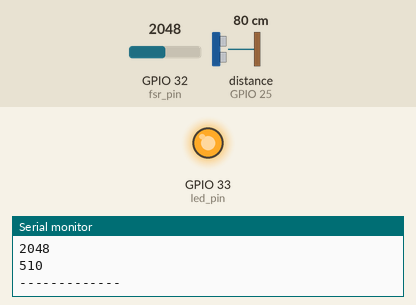
A sketch run on a simulated ESP32. Parts: output pins drawn as LEDs (lit = HIGH), the last lines printed to the serial monitor. Wiring (inferred from the names in the program): ultrasonic range finder: trigger GPIO 26; echo GPIO 25. Dashed ring = blinking. The test bench sets the inputs (shaded band); at power-on: distance to the obstacle (sensor on GPIO 25) 80 cm, GPIO 32 (fsr_pin) = 2048. The echo pulse lasts 58.3 µs per cm; pins used as bus, display or sensor lines are not drawn.

Above: at 1.2 s.
1.3 s: distance to the obstacle (sensor on GPIO 25) set to 23 cm
3.5 s: distance to the obstacle (sensor on GPIO 25) set to 19 cm
At 5.1 s:
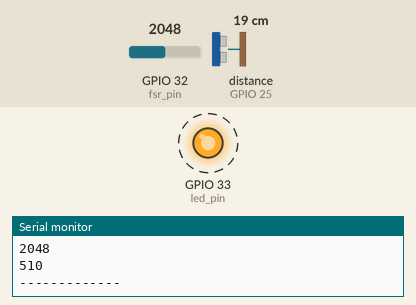
6.5 s: GPIO 32 (fsr_pin) set to 491
12.5 s: distance to the obstacle (sensor on GPIO 25) set to 35 cm
At 13.9 s:
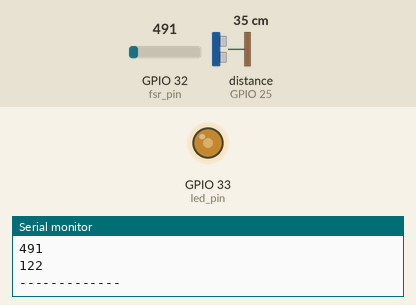
14.7 s: distance to the obstacle (sensor on GPIO 25) set to 2 cm
At 15.86 s:
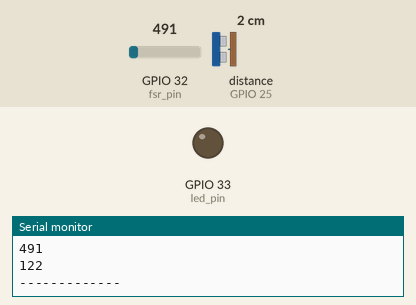
Timing chart, 0 to 18.7 s (numbered marks = the images above; inputs shaded):
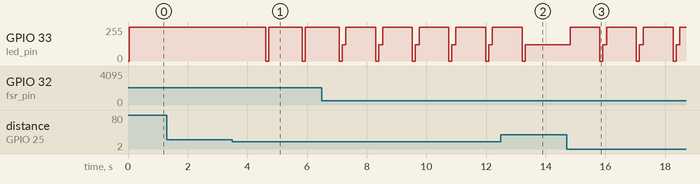

The sketch:

sketch_dec19a.ino
```cpp
//壓力感測器
#define led_pin 33
#define fsr_pin 32

//rfid
#include <SPI.h>
#include <MFRC522.h>
#define RST_PIN      22       // 讀卡機的重置腳位
#define SS_PIN       21        // 晶片選擇腳位
MFRC522 mfrc522(SS_PIN, RST_PIN);  // 建立MFRC522物件

//超距感測器
const int trigPin = 26; // The pin to which the TRIG is connected
const int echoPin = 25 ; // The pin to which the ECHO is connected
const int ledOnTime = 1000; // The time that the LED stays on, after detecting the motion (in milliseconds, 1000ms = 1s)
const int trigDistance = 20; // The distance (and lower than it) at which the sensor is triggered (in centimeters)
int duration;
int distance;

void setup()
{
  //壓力感測器
  Serial.begin(115200);
  pinMode(led_pin, OUTPUT);
  ledcSetup(0,5000,8);
  ledcAttachPin(led_pin,0);

  //rfid
  Serial.begin(9600);
  Serial.println("RFID reader is ready!");
  SPI.begin();
  mfrc522.PCD_Init();   //初始化

 //超距感測器
  pinMode(trigPin, OUTPUT);
  pinMode(echoPin, INPUT);
}

void loop()
{
  //壓力感測器
  int fsr_value = analogRead(fsr_pin); // 讀取FSR
  int led_value = map(fsr_value, 0, 1023, 0, 255); // 從0~1023映射到0~255
  ledcWrite(0, led_value); // 改變LED亮度
  Serial.println(fsr_value);
  Serial.println(led_value);
  Serial.println("-------------");
  delay(100);

  //rfid 確認是否有新卡片
    if (mfrc522.PICC_IsNewCardPresent() && mfrc522.PICC_ReadCardSerial()) {
      byte *id = mfrc522.uid.uidByte;   // 取得卡片的UID
      byte idSize = mfrc522.uid.size;   // 取得UID的長度

      Serial.print("PICC type: ");      // 顯示卡片類型
      // 根據卡片回應的SAK值（mfrc522.uid.sak）判斷卡片類型
      MFRC522::PICC_Type piccType = mfrc522.PICC_GetType(mfrc522.uid.sak);
      Serial.println(mfrc522.PICC_GetTypeName(piccType));

      Serial.print("UID Size: ");       // 顯示卡片的UID長度值
      Serial.println(idSize);

      for (byte i = 0; i < idSize; i++) {  // 逐一顯示UID碼
        Serial.print("id[");
        Serial.print(i);
        Serial.print("]: ");
        Serial.println(id[i], HEX);       // 以16進位顯示UID值
      }
      Serial.println();

      mfrc522.PICC_HaltA();  // 讓卡片進入停止模式
    }

//超距感測器
  digitalWrite(trigPin, LOW);
  digitalWrite(trigPin, HIGH);
  delay(1);
  digitalWrite(trigPin, LOW);
  duration = pulseIn(echoPin, HIGH);
  distance = duration * 0.034 / 2;

  if (distance <= trigDistance) {
    digitalWrite(led_pin, HIGH);
    delay(ledOnTime);
    digitalWrite(led_pin, LOW);
  }
  delay(100);

}
```

Measured:
- the behaviour switches between 22 and 21 cm on distance to the obstacle (sensor on GPIO 25) (found by bisection; images 0 and 1)
- after the input at 3.5 s, GPIO 33 (led_pin): alternates 255/255 for 1.1 s and 0/255 for 0.10 s, starting after 1.1 s
- after the input at 12.5 s, GPIO 33 (led_pin): goes on until 13.3 s, then stays 122/255
- after the input at 14.7 s, GPIO 33 (led_pin): 122/255 → 255/255 after 0.11 s, then repeats every 1.2 s: 0/255 0.10 s, 122/255 0.13 s, 255/255 1.0 s
